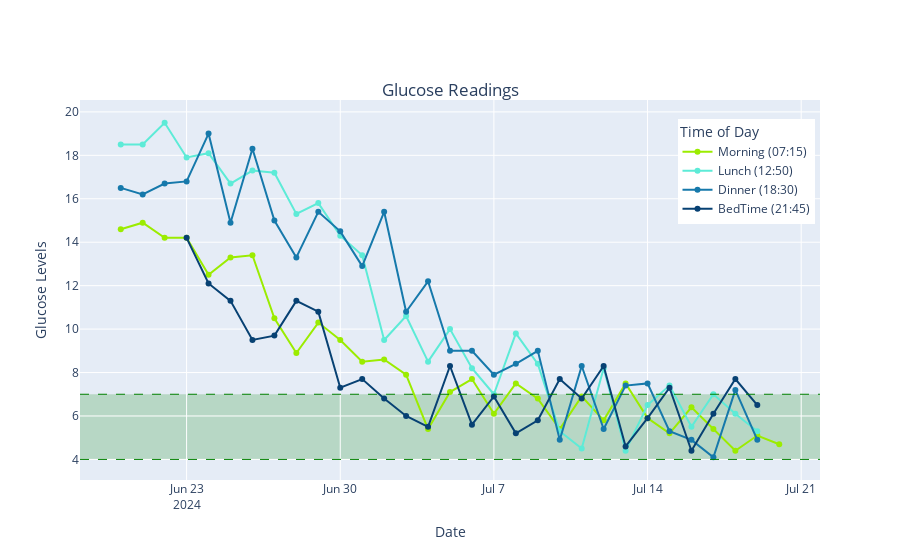

Source (notebook cell):
### Code cell
fig_cols_1 = ['Morning (07:15)', 'Lunch (12:50)',
              'Dinner (18:30)', 'BedTime (21:45)']

# Define specific colors for each line
colors = ['#9BEC00', '#5DEBD7', '#1679AB', '#074173']

fig = px.line(glucose_df, x="Date", y=fig_cols_1, title='Glucose Readings',
              markers=True, color_discrete_sequence=colors)

fig.update_layout(
    title = {'y':0.85,
             'x':0.5,
             'xanchor': 'center',
             'yanchor': 'top'})

# Update layout to rename legend title
fig.update_layout(
    legend_title_text='Time of Day'  ,
    yaxis_title='Glucose Level'  # New y-axis title
)

# Update layout to change minimum value on y-axis
fig.update_layout(
    yaxis=dict(title='Glucose Levels', range=[0, None])  # Set minimum y-axis value to 50
)

# Update layout to move legend position on x-axis
fig.update_layout(
    legend=dict(
        x=0.9,  # Position the legend horizontally at 50% of the plot width
        y=0.95,
        xanchor='center',  # Center alignment of the legend
        yanchor='top'  # Align legend to the top of the plot
    )
)

# Add transparent green box between y=4 and y=7
fig.add_shape(
    type="rect",
    xref="paper", yref="y",
    x0=0, y0=4, x1=1, y1=7,
    fillcolor="green",
    opacity=0.2,
    layer="below",
    line=dict(
        width=0,
    )
)

# Add dashed horizontal lines at y=4 and y=7
fig.add_shape(
    type="line",
    xref="paper", yref="y",
    x0=0, y0=4, x1=1, y1=4,
    line=dict(color="green", width=1, dash="dash")
)

fig.add_shape(
    type="line",
    xref="paper", yref="y",
    x0=0, y0=7, x1=1, y1=7,
    line=dict(color="green", width=1, dash="dash")
)

fig.show()

### Figure 1 — Plotly figure (JSON) as saved in the notebook; plotly's stock layout.template omitted (floating-point values rounded to 4 significant figures)
{"data": [{"hovertemplate": "variable=Morning (07:15)<br>Date=%{x}<br>value=%{y}<extra></extra>", "legendgroup": "Morning (07:15)", "line": {"color": "#9BEC00", "dash": "solid"}, "marker": {"symbol": "circle"}, "mode": "lines+markers", "name": "Morning (07:15)", "orientation": "v", "showlegend": true, "type": "scatter", "x": ["2024-06-20", "2024-06-21", "2024-06-22", "2024-06-23", "2024-06-24", "2024-06-25", "2024-06-26", "2024-06-27", "2024-06-28", "2024-06-29", "2024-06-30", "2024-07-01", "2024-07-02", "2024-07-03", "2024-07-04", "2024-07-05", "2024-07-06", "2024-07-07", "2024-07-08", "2024-07-09", "2024-07-10", "2024-07-11", "2024-07-12", "2024-07-13", "2024-07-14", "2024-07-15", "2024-07-16", "2024-07-17", "2024-07-18", "2024-07-19", "2024-07-20"], "xaxis": "x", "y": [14.6, 14.9, 14.2, 14.2, 12.5, 13.3, 13.4, 10.5, 8.9, 10.3, 9.5, 8.5, 8.6, 7.9, 5.4, 7.1, 7.7, 6.1, 7.5, 6.8, 5.4, 6.9, 5.8, 7.5, 5.9, 5.2, 6.4, 5.4, 4.4, 5.1, 4.7], "yaxis": "y"}, {"hovertemplate": "variable=Lunch (12:50)<br>Date=%{x}<br>value=%{y}<extra></extra>", "legendgroup": "Lunch (12:50)", "line": {"color": "#5DEBD7", "dash": "solid"}, "marker": {"symbol": "circle"}, "mode": "lines+markers", "name": "Lunch (12:50)", "orientation": "v", "showlegend": true, "type": "scatter", "x": ["2024-06-20", "2024-06-21", "2024-06-22", "2024-06-23", "2024-06-24", "2024-06-25", "2024-06-26", "2024-06-27", "2024-06-28", "2024-06-29", "2024-06-30", "2024-07-01", "2024-07-02", "2024-07-03", "2024-07-04", "2024-07-05", "2024-07-06", "2024-07-07", "2024-07-08", "2024-07-09", "2024-07-10", "2024-07-11", "2024-07-12", "2024-07-13", "2024-07-14", "2024-07-15", "2024-07-16", "2024-07-17", "2024-07-18", "2024-07-19", "2024-07-20"], "xaxis": "x", "y": [18.5, 18.5, 19.5, 17.9, 18.1, 16.7, 17.3, 17.2, 15.3, 15.8, 14.3, 13.4, 9.5, 10.6, 8.5, 10, 8.2, 7, 9.8, 8.4, 5.3, 4.5, 8.2, 4.4, 6.5, 7.4, 5.5, 7, 6.1, 5.3, null], "yaxis": "y"}, {"hovertemplate": "variable=Dinner (18:30)<br>Date=%{x}<br>value=%{y}<extra></extra>", "legendgroup": "Dinner (18:30)", "line": {"color": "#1679AB", "dash": "solid"}, "marker": {"symbol": "circle"}, "mode": "lines+markers", "name": "Dinner (18:30)", "orientation": "v", "showlegend": true, "type": "scatter", "x": ["2024-06-20", "2024-06-21", "2024-06-22", "2024-06-23", "2024-06-24", "2024-06-25", "2024-06-26", "2024-06-27", "2024-06-28", "2024-06-29", "2024-06-30", "2024-07-01", "2024-07-02", "2024-07-03", "2024-07-04", "2024-07-05", "2024-07-06", "2024-07-07", "2024-07-08", "2024-07-09", "2024-07-10", "2024-07-11", "2024-07-12", "2024-07-13", "2024-07-14", "2024-07-15", "2024-07-16", "2024-07-17", "2024-07-18", "2024-07-19", "2024-07-20"], "xaxis": "x", "y": [16.5, 16.2, 16.7, 16.8, 19, 14.9, 18.3, 15, 13.3, 15.4, 14.5, 12.9, 15.4, 10.8, 12.2, 9, 9, 7.9, 8.4, 9, 4.9, 8.3, 5.4, 7.4, 7.5, 5.3, 4.9, 4.1, 7.2, 4.9, null], "yaxis": "y"}, {"hovertemplate": "variable=BedTime (21:45)<br>Date=%{x}<br>value=%{y}<extra></extra>", "legendgroup": "BedTime (21:45)", "line": {"color": "#074173", "dash": "solid"}, "marker": {"symbol": "circle"}, "mode": "lines+markers", "name": "BedTime (21:45)", "orientation": "v", "showlegend": true, "type": "scatter", "x": ["2024-06-20", "2024-06-21", "2024-06-22", "2024-06-23", "2024-06-24", "2024-06-25", "2024-06-26", "2024-06-27", "2024-06-28", "2024-06-29", "2024-06-30", "2024-07-01", "2024-07-02", "2024-07-03", "2024-07-04", "2024-07-05", "2024-07-06", "2024-07-07", "2024-07-08", "2024-07-09", "2024-07-10", "2024-07-11", "2024-07-12", "2024-07-13", "2024-07-14", "2024-07-15", "2024-07-16", "2024-07-17", "2024-07-18", "2024-07-19", "2024-07-20"], "xaxis": "x", "y": [null, null, null, 14.2, 12.1, 11.3, 9.5, 9.7, 11.3, 10.8, 7.3, 7.7, 6.8, 6, 5.5, 8.3, 5.6, 6.9, 5.2, 5.8, 7.7, 6.8, 8.3, 4.6, 5.9, 7.3, 4.4, 6.1, 7.7, 6.5, null], "yaxis": "y"}], "layout": {"legend": {"title": {"text": "Time of Day"}, "tracegroupgap": 0, "x": 0.9, "xanchor": "center", "y": 0.95, "yanchor": "top"}, "shapes": [{"fillcolor": "green", "layer": "below", "line": {"width": 0}, "opacity": 0.2, "type": "rect", "x0": 0, "x1": 1, "xref": "paper", "y0": 4, "y1": 7, "yref": "y"}, {"line": {"color": "green", "dash": "dash", "width": 1}, "type": "line", "x0": 0, "x1": 1, "xref": "paper", "y0": 4, "y1": 4, "yref": "y"}, {"line": {"color": "green", "dash": "dash", "width": 1}, "type": "line", "x0": 0, "x1": 1, "xref": "paper", "y0": 7, "y1": 7, "yref": "y"}], "title": {"text": "Glucose Readings", "x": 0.5, "xanchor": "center", "y": 0.85, "yanchor": "top"}, "xaxis": {"anchor": "y", "domain": [0, 1], "title": {"text": "Date"}}, "yaxis": {"anchor": "x", "domain": [0, 1], "range": [0, null], "title": {"text": "Glucose Levels"}}}}
